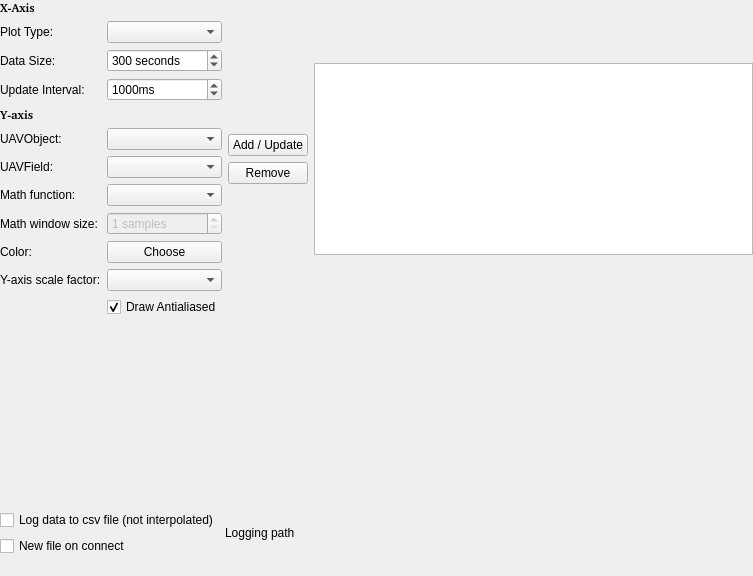
<?xml version="1.0" encoding="UTF-8"?>
<ui version="4.0">
 <class>ScopeGadgetOptionsPage</class>
 <widget class="QWidget" name="ScopeGadgetOptionsPage">
  <property name="geometry">
   <rect>
    <x>0</x>
    <y>0</y>
    <width>753</width>
    <height>576</height>
   </rect>
  </property>
  <property name="windowTitle">
   <string>Form</string>
  </property>
  <layout class="QVBoxLayout" name="verticalLayout_4">
   <property name="margin">
    <number>0</number>
   </property>
   <item>
    <widget class="QScrollArea" name="scrollArea">
     <property name="frameShape">
      <enum>QFrame::NoFrame</enum>
     </property>
     <property name="frameShadow">
      <enum>QFrame::Plain</enum>
     </property>
     <property name="widgetResizable">
      <bool>true</bool>
     </property>
     <widget class="QWidget" name="scrollAreaWidgetContents">
      <property name="geometry">
       <rect>
        <x>0</x>
        <y>0</y>
        <width>753</width>
        <height>576</height>
       </rect>
      </property>
      <layout class="QVBoxLayout" name="verticalLayout_3">
       <property name="margin">
        <number>0</number>
       </property>
       <item>
        <layout class="QHBoxLayout" name="horizontalLayout">
         <property name="sizeConstraint">
          <enum>QLayout::SetDefaultConstraint</enum>
         </property>
         <item>
          <layout class="QFormLayout" name="formLayout">
           <property name="fieldGrowthPolicy">
            <enum>QFormLayout::AllNonFixedFieldsGrow</enum>
           </property>
           <item row="0" column="0">
            <widget class="QLabel" name="label_9">
             <property name="font">
              <font>
               <family>Bitstream Charter</family>
               <weight>75</weight>
               <bold>true</bold>
              </font>
             </property>
             <property name="text">
              <string>X-Axis</string>
             </property>
            </widget>
           </item>
           <item row="1" column="0">
            <widget class="QLabel" name="label">
             <property name="text">
              <string>Plot Type:</string>
             </property>
            </widget>
           </item>
           <item row="1" column="1">
            <widget class="QComboBox" name="cmbPlotType">
             <property name="focusPolicy">
              <enum>Qt::StrongFocus</enum>
             </property>
            </widget>
           </item>
           <item row="2" column="0">
            <widget class="QLabel" name="label_2">
             <property name="text">
              <string>Data Size:</string>
             </property>
            </widget>
           </item>
           <item row="2" column="1">
            <widget class="QSpinBox" name="spnDataSize">
             <property name="focusPolicy">
              <enum>Qt::StrongFocus</enum>
             </property>
             <property name="suffix">
              <string> seconds</string>
             </property>
             <property name="maximum">
              <number>5000</number>
             </property>
             <property name="singleStep">
              <number>30</number>
             </property>
             <property name="value">
              <number>300</number>
             </property>
            </widget>
           </item>
           <item row="3" column="0">
            <widget class="QLabel" name="label_7">
             <property name="text">
              <string>Update Interval:</string>
             </property>
            </widget>
           </item>
           <item row="3" column="1">
            <widget class="QSpinBox" name="spnRefreshInterval">
             <property name="focusPolicy">
              <enum>Qt::StrongFocus</enum>
             </property>
             <property name="suffix">
              <string>ms</string>
             </property>
             <property name="minimum">
              <number>10</number>
             </property>
             <property name="maximum">
              <number>30000</number>
             </property>
             <property name="singleStep">
              <number>500</number>
             </property>
             <property name="value">
              <number>1000</number>
             </property>
            </widget>
           </item>
           <item row="4" column="0">
            <widget class="QLabel" name="label_8">
             <property name="font">
              <font>
               <family>Bitstream Charter</family>
               <weight>75</weight>
               <bold>true</bold>
              </font>
             </property>
             <property name="text">
              <string>Y-axis</string>
             </property>
            </widget>
           </item>
           <item row="5" column="0">
            <widget class="QLabel" name="label_5">
             <property name="text">
              <string>UAVObject:</string>
             </property>
            </widget>
           </item>
           <item row="5" column="1">
            <widget class="QComboBox" name="cmbUAVObjects">
             <property name="focusPolicy">
              <enum>Qt::StrongFocus</enum>
             </property>
            </widget>
           </item>
           <item row="6" column="0">
            <widget class="QLabel" name="label_4">
             <property name="text">
              <string>UAVField:</string>
             </property>
            </widget>
           </item>
           <item row="6" column="1">
            <widget class="QComboBox" name="cmbUAVField">
             <property name="focusPolicy">
              <enum>Qt::StrongFocus</enum>
             </property>
            </widget>
           </item>
           <item row="7" column="0">
            <widget class="QLabel" name="mathFunctionLabel">
             <property name="text">
              <string>Math function:</string>
             </property>
            </widget>
           </item>
           <item row="7" column="1">
            <widget class="QComboBox" name="mathFunctionComboBox">
             <property name="focusPolicy">
              <enum>Qt::StrongFocus</enum>
             </property>
            </widget>
           </item>
           <item row="8" column="0">
            <widget class="QLabel" name="label_10">
             <property name="text">
              <string>Math window size:</string>
             </property>
            </widget>
           </item>
           <item row="8" column="1">
            <widget class="QSpinBox" name="spnMeanSamples">
             <property name="enabled">
              <bool>false</bool>
             </property>
             <property name="maximumSize">
              <size>
               <width>16777215</width>
               <height>16777215</height>
              </size>
             </property>
             <property name="focusPolicy">
              <enum>Qt::StrongFocus</enum>
             </property>
             <property name="suffix">
              <string> samples</string>
             </property>
             <property name="minimum">
              <number>1</number>
             </property>
             <property name="maximum">
              <number>1001</number>
             </property>
             <property name="singleStep">
              <number>10</number>
             </property>
             <property name="value">
              <number>1</number>
             </property>
            </widget>
           </item>
           <item row="9" column="0">
            <widget class="QLabel" name="label_3">
             <property name="text">
              <string>Color:</string>
             </property>
            </widget>
           </item>
           <item row="9" column="1">
            <widget class="QPushButton" name="btnColor">
             <property name="focusPolicy">
              <enum>Qt::StrongFocus</enum>
             </property>
             <property name="text">
              <string>Choose</string>
             </property>
            </widget>
           </item>
           <item row="10" column="0">
            <widget class="QLabel" name="label_6">
             <property name="text">
              <string>Y-axis scale factor:</string>
             </property>
            </widget>
           </item>
           <item row="10" column="1">
            <widget class="QComboBox" name="cmbScale">
             <property name="focusPolicy">
              <enum>Qt::StrongFocus</enum>
             </property>
             <property name="editable">
              <bool>false</bool>
             </property>
            </widget>
           </item>
           <item row="11" column="1">
            <widget class="QCheckBox" name="drawAntialiasedCheckBox">
             <property name="toolTip">
              <string>Check this to have the curve drawn antialiased.</string>
             </property>
             <property name="text">
              <string>Draw Antialiased</string>
             </property>
             <property name="checked">
              <bool>true</bool>
             </property>
            </widget>
           </item>
          </layout>
         </item>
         <item>
          <layout class="QVBoxLayout" name="verticalLayout_2">
           <property name="sizeConstraint">
            <enum>QLayout::SetFixedSize</enum>
           </property>
           <item>
            <spacer name="verticalSpacer">
             <property name="orientation">
              <enum>Qt::Vertical</enum>
             </property>
             <property name="sizeHint" stdset="0">
              <size>
               <width>20</width>
               <height>40</height>
              </size>
             </property>
            </spacer>
           </item>
           <item>
            <widget class="QPushButton" name="btnAddCurve">
             <property name="toolTip">
              <string>Add a new curve to the scope, or update it if the UAVObject and UAVField is the same.</string>
             </property>
             <property name="text">
              <string>Add / Update</string>
             </property>
            </widget>
           </item>
           <item>
            <widget class="QPushButton" name="btnRemoveCurve">
             <property name="toolTip">
              <string>Remove the curve from the scope.</string>
             </property>
             <property name="text">
              <string>Remove</string>
             </property>
            </widget>
           </item>
           <item>
            <spacer name="verticalSpacer_2">
             <property name="orientation">
              <enum>Qt::Vertical</enum>
             </property>
             <property name="sizeType">
              <enum>QSizePolicy::Expanding</enum>
             </property>
             <property name="sizeHint" stdset="0">
              <size>
               <width>20</width>
               <height>40</height>
              </size>
             </property>
            </spacer>
           </item>
          </layout>
         </item>
         <item>
          <layout class="QVBoxLayout" name="verticalLayout">
           <item>
            <spacer name="verticalSpacer_3">
             <property name="orientation">
              <enum>Qt::Vertical</enum>
             </property>
             <property name="sizeHint" stdset="0">
              <size>
               <width>20</width>
               <height>40</height>
              </size>
             </property>
            </spacer>
           </item>
           <item>
            <widget class="QListWidget" name="lstCurves">
             <property name="selectionBehavior">
              <enum>QAbstractItemView::SelectItems</enum>
             </property>
             <property name="batchSize">
              <number>100</number>
             </property>
            </widget>
           </item>
           <item>
            <spacer name="verticalSpacer_4">
             <property name="orientation">
              <enum>Qt::Vertical</enum>
             </property>
             <property name="sizeHint" stdset="0">
              <size>
               <width>20</width>
               <height>40</height>
              </size>
             </property>
            </spacer>
           </item>
          </layout>
         </item>
        </layout>
       </item>
       <item>
        <spacer name="verticalSpacer_5">
         <property name="orientation">
          <enum>Qt::Vertical</enum>
         </property>
         <property name="sizeHint" stdset="0">
          <size>
           <width>20</width>
           <height>40</height>
          </size>
         </property>
        </spacer>
       </item>
       <item>
        <layout class="QHBoxLayout" name="horizontalLayout_2">
         <item>
          <layout class="QVBoxLayout" name="verticalLayout_5">
           <item>
            <widget class="QCheckBox" name="LoggingEnable">
             <property name="text">
              <string>Log data to csv file (not interpolated)</string>
             </property>
            </widget>
           </item>
           <item>
            <widget class="QCheckBox" name="LoggingConnect">
             <property name="text">
              <string>New file on connect</string>
             </property>
            </widget>
           </item>
          </layout>
         </item>
         <item>
          <widget class="QLabel" name="LoggingLabel">
           <property name="text">
            <string>Logging path</string>
           </property>
          </widget>
         </item>
         <item>
          <widget class="Utils::PathChooser" name="LoggingPath" native="true">
           <property name="sizePolicy">
            <sizepolicy hsizetype="MinimumExpanding" vsizetype="Minimum">
             <horstretch>0</horstretch>
             <verstretch>0</verstretch>
            </sizepolicy>
           </property>
          </widget>
         </item>
        </layout>
       </item>
       <item>
        <layout class="QHBoxLayout" name="horizontalLayout_3">
         <item>
          <widget class="QLabel" name="lblWarnings">
           <property name="enabled">
            <bool>true</bool>
           </property>
           <property name="palette">
            <palette>
             <active>
              <colorrole role="WindowText">
               <brush brushstyle="SolidPattern">
                <color alpha="255">
                 <red>255</red>
                 <green>0</green>
                 <blue>0</blue>
                </color>
               </brush>
              </colorrole>
             </active>
             <inactive>
              <colorrole role="WindowText">
               <brush brushstyle="SolidPattern">
                <color alpha="255">
                 <red>255</red>
                 <green>0</green>
                 <blue>0</blue>
                </color>
               </brush>
              </colorrole>
             </inactive>
             <disabled>
              <colorrole role="WindowText">
               <brush brushstyle="SolidPattern">
                <color alpha="255">
                 <red>120</red>
                 <green>120</green>
                 <blue>120</blue>
                </color>
               </brush>
              </colorrole>
             </disabled>
            </palette>
           </property>
           <property name="lineWidth">
            <number>1</number>
           </property>
           <property name="text">
            <string/>
           </property>
          </widget>
         </item>
        </layout>
       </item>
      </layout>
     </widget>
    </widget>
   </item>
  </layout>
 </widget>
 <customwidgets>
  <customwidget>
   <class>Utils::PathChooser</class>
   <extends>QWidget</extends>
   <header>utils/pathchooser.h</header>
   <container>1</container>
  </customwidget>
 </customwidgets>
 <tabstops>
  <tabstop>cmbPlotType</tabstop>
  <tabstop>spnDataSize</tabstop>
  <tabstop>spnRefreshInterval</tabstop>
  <tabstop>cmbUAVObjects</tabstop>
  <tabstop>cmbUAVField</tabstop>
  <tabstop>mathFunctionComboBox</tabstop>
  <tabstop>spnMeanSamples</tabstop>
  <tabstop>btnColor</tabstop>
  <tabstop>cmbScale</tabstop>
  <tabstop>btnAddCurve</tabstop>
  <tabstop>btnRemoveCurve</tabstop>
  <tabstop>lstCurves</tabstop>
  <tabstop>LoggingEnable</tabstop>
  <tabstop>LoggingConnect</tabstop>
 </tabstops>
 <resources/>
 <connections/>
</ui>
